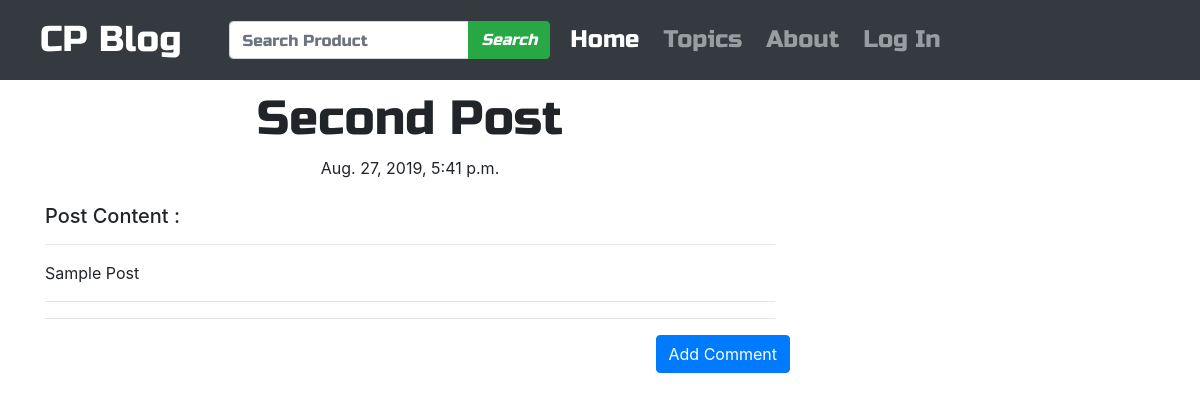
The app's page /post/2/ with its own data.
### blog/models.py (models this page shows, shortened)
class Post(models.Model):
    author = models.ForeignKey('auth.User', on_delete=models.CASCADE)
    title = models.CharField(max_length=200)
    text = models.TextField()
    created_date = models.DateTimeField(default=timezone.now)
    published_date = models.DateTimeField(blank=True, null=True)
    tags = models.CharField(max_length=200, default="CP DSA")

### blog/views.py (the view)
# urls.py: path('post/<pk>/', views.PostDetailView.as_view(), name='post_detail'),
class PostDetailView(DetailView):
    model = Post

### blog/templates/blog/post_detail.html (shortened to what this page needs)
{% extends 'blog/base.html' %}
{% block body_block %}
  <h1 class="posttitle loader">{{post.title}}</h1>
  {% if post.published_date %}
    <div class="date postdate">
      {{post.published_date}}
    </div>
  {% else %}
    <a href="{% url 'post_publish' pk=post.pk %}" class="btn btn-default btn-warning"> Publish </a>
  {% endif %}
  <h5 class="mt-4">Post Content : </h5>
  <p class="postcontent">
    <hr/>{{post.text|safe|linebreaksbr}}
  <hr/>
  </p>
  <hr>
  <a href="{% url 'comment' pk=post.pk %}" class="btn btn-primary btn-comment"> Add Comment </a>
  <div class="container">
    {% for comment in post.comments.all %}
    <br>
    {% empty %}
    <p>No Comments;</p>
    {% endfor %}
  </div>
{% endblock %}

### blog/static/css/blog.css (style rules this page uses)
.postdate { text-align: center; }
.posttitle { font-family: 'Russo One', sans-serif; font-size: 3em; text-align: center; }
.postcontent { font-family: 'Montserrat'; font-size: 1.5em; }
.btn-comment { position: absolute; right: 0px; }

### records on screen
Post: title "Second Post", published_date "Aug. 27, 2019, 5:41 p.m.", text "Sample Post"
